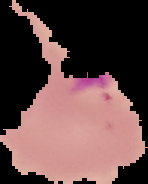
#> input picture Data/train/Parasitized/C100P61ThinF_IMG_20150918_145938_cell_169.png, 148 x 184 px; its folder holds only this picture in this run
$ python test.py
#> lines starting #> are read from the running program, lines starting #| are printed output that depends on the picture
import matplotlib.pyplot as plt
import cv2
import numpy as np
import os
from sklearn.cluster import KMeans
from sklearn import svm
from sklearn.metrics import accuracy_score
from skimage import feature

def load_dataset(path, classes):
#> called with path = './Data/train/'
    class_images = []
    for cls in classes :
        i=1
        cls_imgs = []
        img_names = os.listdir(path + cls + "/")
        for img_name in img_names :
            if(i==0):
                break
            i-=1
            cls_imgs.append(cv2.resize(cv2.imread(path + cls + "/" + img_name), (300, 200)))
        class_images.append(np.array(cls_imgs))
    return class_images

data = load_dataset("./Data/train/", ["Parasitized", "Uninfected"])
#> data = 2 items
test_data = load_dataset("./Data/test/", ["Parasitized", "Uninfected"])
#> test_data = 2 items

y_train = np.concatenate([np.ones(len(data[0])), np.zeros(len(data[1]))])
#> y_train = [1, 0]
y_test = np.concatenate([np.ones(len(test_data[0])), np.zeros(len(test_data[1]))])
#> y_test = [1, 0]

x_train = np.concatenate(data)
x_test = np.concatenate(test_data)

#shuffle
p = np.random.permutation(len(x_train))
#> p = [1, 0]
x_train = x_train[p]
y_train = y_train[p]
#> y_train = [0, 1]

sift_keypoints = []
i=0
print('Start'+'-'*80)
for image in x_train :
    print(str(i)+'-'*80)
    i+=1
    image =cv2.cvtColor(image,cv2.COLOR_BGR2GRAY)
    if(i==1):
        for j in image:
            print(j,end=' ')
        print('='*90)
        print(len(image))
        print(len(image[0]))
        print(image.shape)
        break
    sift = cv2.xfeatures2d.SIFT_create()
    kp, descriptors = sift.detectAndCompute(image,None)

    sift_keypoints.append(descriptors)
#> this loop made 1 pass
#> i on pass 1: 1
#> (printed output is left out)
#> pass 1, `image =cv2.cvtColor(image,cv2.COLOR_BGR2GRAY)`:
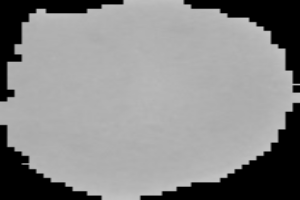
#> image: shape (200, 300); min 0, max 198, mean 137.1
#> after the loop, i = 1; sift_keypoints = []

print('End'+'-'*80)
#> (the run stopped early here; a loop or call above may not have finished)
